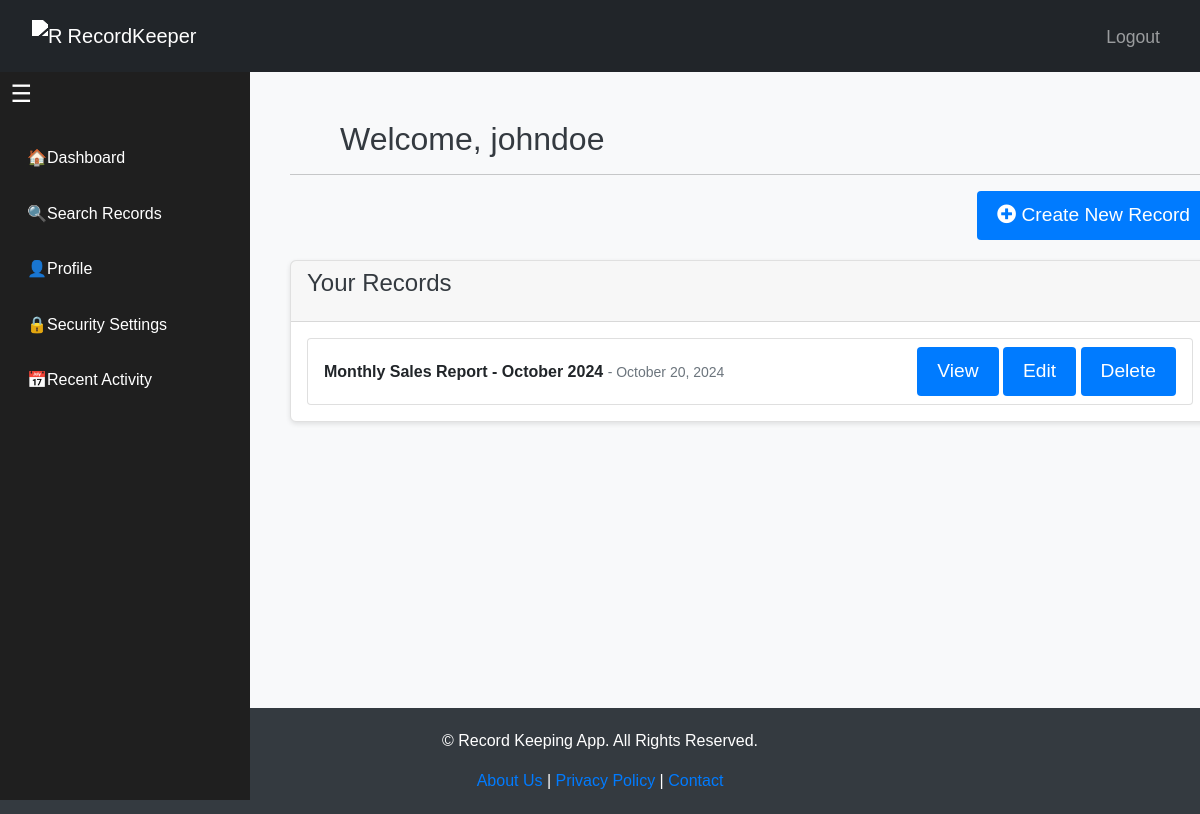
The page /dashboard (signed in) on the database its author committed.
### app/models.py (models this page shows, shortened)
class User(db.Model, UserMixin):
    id = db.Column(db.Integer, primary_key=True)
    username = db.Column(db.String(20), unique=True, nullable=False)
    email = db.Column(db.String(120), unique=True, nullable=False)
    password = db.Column(db.String(60), nullable=False)
    pin = db.Column(db.String(6), nullable=True)  # 6-digit PIN, optional
    security_question = db.Column(db.String(255), nullable=True)  # Optional security question
    security_answer = db.Column(db.String(255), nullable=True)  # Security answer, hashed
    setup_completed = db.Column(db.Boolean, default=False)  # Check if user has completed PIN/Security question setup
    last_login = db.Column(db.DateTime, nullable=True)  # Add last_login attribute
    password_updated = db.Column(db.DateTime, nullable=True)  # Track when password was updated
    security_updated = db.Column(db.DateTime, nullable=True)  # Track when security settings were updated
    first_name = db.Column(db.String(50), nullable=True)  # Optional first name
    last_name = db.Column(db.String(50), nullable=True)  # Optional last name
    profile_picture = db.Column(db.String(120), nullable=True)  # Optional profile picture URL
    gender = db.Column(db.String(10), nullable=True)  # Optional gender
    date_of_birth = db.Column(db.Date, nullable=True)  # Optional date of birth
    nationality = db.Column(db.String(50), nullable=True)  # Optional nationality
    is_verified = db.Column(db.Boolean, default=False)
    records = db.relationship('Record', backref='author', lazy=True)

class Record(db.Model):
    id = db.Column(db.Integer, primary_key=True)
    title = db.Column(db.String(100), nullable=False)
    content = db.Column(db.Text, nullable=False)
    date_posted = db.Column(db.DateTime, nullable=False, default=datetime.utcnow)
    user_id = db.Column(db.Integer, db.ForeignKey('user.id'), nullable=False)

### app/routes.py (the view)
@main.route('/dashboard')
@login_required
def dashboard():
    if not current_user.is_verified:
        flash('Please verify your security details before accessing the dashboard.', 'warning')
        return redirect(url_for('main.verify_security'))
    records = Record.query.filter_by(user_id=current_user.id).order_by(Record.date_posted.desc()).all()
    return render_template('dashboard.html', records=records)

### app/models.py (called while the page is built)
@login_manager.user_loader
def load_user(user_id):
    return User.query.get(int(user_id))

### app/templates/dashboard.html (shortened to what this page needs)
{% extends 'base.html' %}
{% block content %}
<div class="container-fluid" style="margin-top: 100px;">
    <div class="row">
        <nav class="sidebar" id="sidebar">
            <div class="list-group">
                <a href="{{ url_for('main.dashboard') }}">
                    <span class="icon">🏠</span>
                    <span>Dashboard</span>
                </a>
                <a href="{{ url_for('main.search') }}">
                    <span class="icon">🔍</span>
                    <span>Search Records</span>
                </a>
                <a href="{{ url_for('main.profile') }}">
                    <span class="icon">👤</span>
                    <span>Profile</span>
                </a>
                <a href="{{ url_for('main.security') }}">
                    <span class="icon">🔒</span>
                    <span>Security Settings</span>
                </a>
                <a href="{{ url_for('main.activity') }}">
                    <span class="icon">📅</span>
                    <span>Recent Activity</span>
                </a>
            </div>
        </nav>
        <button class="toggle-sidebar icon-hamburger" id="toggleSidebar"></button>
<div class="col-md-10 main-content" id="mainContent">
    <h2 class="custom-heading">Welcome, {{ current_user.username }}</h2>
    <hr>
        <div class="d-flex justify-content-end mb-3">
            <a href="{{ url_for('main.create_record') }}" class="btn btn-primary">
                <i class="fas fa-plus-circle"></i> Create New Record
            </a>
        </div>
        <div class="card mb-3">
            <div class="card-header">
                <h4>Your Records</h4>
            </div>
            <div class="card-body">
                {% if records %}
                    <ul class="list-group">
                        {% for record in records %}
                            <li class="list-group-item d-flex justify-content-between align-items-center">
                                <span>
                                    <strong>{{ record.title }}</strong>
                                    <small class="text-muted"> - {{ record.date_posted.strftime('%B %d, %Y') }}</small>
                                </span>
                                <div>
                                    <a href="{{ url_for('main.view_record', record_id=record.id) }}" class="btn btn-sm btn-outline-info">View</a>
                                    <a href="{{ url_for('main.update_record', record_id=record.id) }}" class="btn btn-sm btn-outline-warning">Edit</a>
                                    <form action="{{ url_for('main.delete_record', record_id=record.id) }}" method="POST" style="display:inline;">
                                        <button type="submit" class="btn btn-sm btn-outline-danger" onclick="return confirm('Are you sure you want to delete this record?');">
                                            Delete
                                        </button>
                                    </form>
                                </div>
                            </li>
                        {% endfor %}
                    </ul>
                {% else %}
                    <p class="text-muted">No records found.</p>
                {% endif %}
            </div>
        </div>
    </div>
    </div>
</div>
{% endblock %}
{% block footer %}
<footer class="text-center" style="margin-top: 250px;">
    <p>&copy; {{ current_year }} Record Keeping App. All Rights Reserved.</p>
    <a href="{{ url_for('main.about') }}">About Us</a> |
    <a href="{{ url_for('main.privacy') }}">Privacy Policy</a> |
    <a href="{{ url_for('main.contact') }}">Contact</a>
</footer>
{% endblock footer %}

### app/static/styles.css (style rules this page uses)
body { font-family: 'Arial', sans-serif; line-height: 1.6; background-color: #f8f9fa; margin: 0; padding: 0; color: #333; }
h1, h2, h3, h4, h5, h6 { color: #343a40; margin-bottom: 15px; }
p { margin-bottom: 15px; }
.btn { padding: 10px 20px; font-size: 1.2rem; background-color: #007bff; color: white; border: none; border-radius: 4px; transition: background-color 0.3s ease-in-out; }
.card { border: 1px solid #e0e0e0; border-radius: 6px; box-shadow: 0 2px 5px rgba(0, 0, 0, 0.1); transition: transform 0.3s ease; margin: 20px 0; }
footer { background-color: #343a40; color: white; text-align: center; padding: 20px 0; margin-top: 40px; }
footer a { color: #007bff; text-decoration: none; }

### app/static/responsiveness.css (style rules this page uses)
* { box-sizing: border-box; margin: 0; padding: 0; }

### app/templates/dashboard.html (style rules this page uses)
.sidebar { height: calc(100vh - 70px); position: fixed; top: 70px; left: 0; width: 250px; background-color: #1f1f1f; padding-top: 60px; transition: width 0.3s ease, transform 0.3s ease; z-index: 1000; }
.sidebar a { color: #ffffff; text-decoration: none; display: flex; align-items: center; padding: 15px; font-size: 16px; transition: background-color 0.2s; }
.toggle-sidebar { position: fixed; top: 72px; left: -1.5px; background-color: transparent; border: none; color: white; cursor: pointer; font-size: 24px; z-index: 1100; margin: 0; width: auto; height: auto; line-height: normal; display: inline-block; transition: background-color 0.3s ease; padding: 8px 12px; border-radius: 4px; }
.icon-hamburger::before { content: '☰'; }
.main-content { margin-left: 270px; padding: 20px; max-width: 80%; transition: margin-left 0.3s ease, max-width 0.3s ease; }
.custom-heading { margin-left: 50px; }

### rows shown on the page
User: username "johndoe"
Record: title "Monthly Sales Report - October 2024", date_posted "October 20, 2024"
